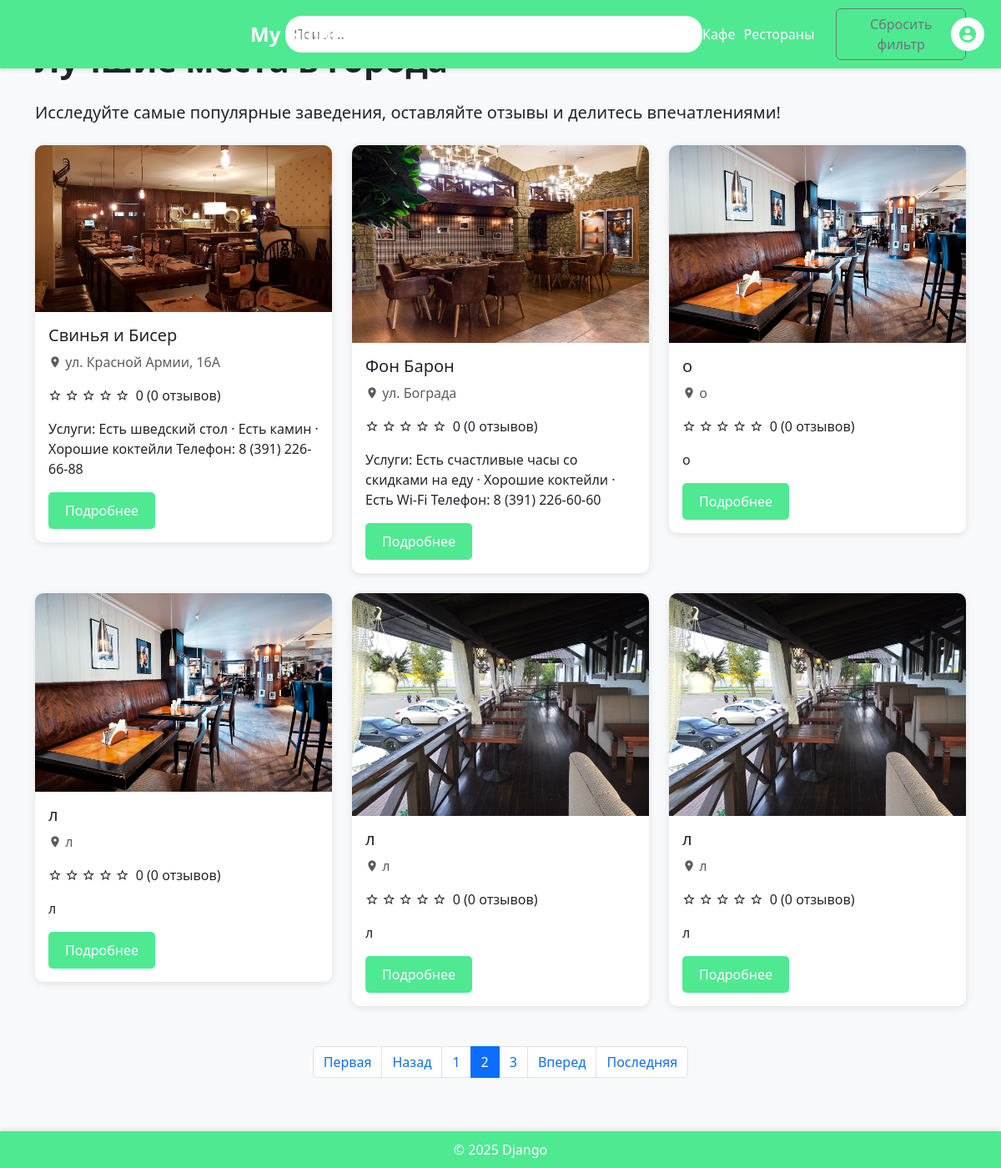
The app's page /?page=2 (signed in) with its own data.
### places/models.py (models this page shows, shortened)
class Place(models.Model):
    CATEGORY_CHOICES = [
        ('cafe', 'Кафе'),
        ('restaurant', 'Ресторан'),
        ('other', 'Другое'),
    ]
    title = models.CharField(max_length=200)
    address = models.CharField(max_length=200)
    description = models.TextField()
    image = models.ImageField(upload_to='places/', blank=True, null=True)
    category = models.CharField(
        max_length=20,
        choices=CATEGORY_CHOICES,
        default='other'
    )  # Новое поле для категории
    created_at = models.DateTimeField(auto_now_add=True)
    def average_rating(self):
        return self.reviews.all().aggregate(Avg('rating'))['rating__avg'] or 0

### places/views.py (the view)
# urls.py: path('', places_views.places, name='home'),  # Перенаправление с корня на places
def places(request):
    all_places = Place.objects.all()
    paginator = Paginator(all_places, 6)  # 6 мест на страницу
    page_number = request.GET.get('page')
    page_obj = paginator.get_page(page_number)
    return render(request, 'places/places.html', {'page_obj': page_obj})

### places/templates/places/places.html (shortened to what this page needs)
<!DOCTYPE html>
<html lang="ru">
<head>
    <link href="https://cdn.jsdelivr.net/npm/bootstrap@5.3.0-alpha1/dist/css/bootstrap.min.css" rel="stylesheet">
    <link href="https://cdn.jsdelivr.net/npm/@mdi/font@6.9.96/css/materialdesignicons.min.css" rel="stylesheet">
</head>
<body>
    <header class="header">
        <div class="container d-flex justify-content-between align-items-center">
            <a href="{% url 'places' %}" class="text-white text-decoration-none logo">
                My Guide
            </a>
            <form method="get" action="{% url 'places' %}">
                <input type="text" name="q" placeholder="Поиск..." class="search-bar" value="{{ query|default_if_none:'' }}">
            </form>
            <div class="categories d-flex align-items-center">
                <a href="{% url 'places' %}?category=cafe" class="category-link {% if current_category == 'cafe' %}active{% endif %}">
                    Кафе
                </a>
                <a href="{% url 'places' %}?category=restaurant" class="category-link {% if current_category == 'restaurant' %}active{% endif %}">
                    Рестораны
                </a>
                <a href="{% url 'places' %}" class="btn btn-outline-secondary ms-3">Сбросить фильтр</a>
            </div>
            <div class="user-menu">
                {% if user.is_authenticated %}
                    <div class="user-icon" id="userIcon">
                        <i class="mdi mdi-account-circle mdi-24px"></i>
                    </div>
                {% else %}
                    <div>
                        <a href="{% url 'login' %}" class="btn btn-outline-light">Войти</a>
                        <a href="{% url 'register' %}" class="btn btn-primary ms-2">Зарегистрироваться</a>
                    </div>
                {% endif %}
            </div>
        </div>
    </header>
    <main class="container py-5">
        {% block content %}
        <h1 class="mb-4 fw-bold">Лучшие места в города</h1>
        {% if query %}
        <p class="lead mb-4">Результаты поиска: "{{ query }}"</p>
        {% else %}
        <p class="lead mb-4">Исследуйте самые популярные заведения, оставляйте отзывы и делитесь впечатлениями!</p>
        {% endif %}
        <div class="row row-cols-1 row-cols-md-2 row-cols-lg-3 g-4">
            {% for place in page_obj %}
            <div class="col">
                <div class="card place-card">
                    <img src="{{ place.image.url }}" class="card-img-top" alt="{{ place.title }}">
                    <div class="card-body">
                        <h5 class="card-title">{{ place.title }}</h5>
                        <p class="card-text text-muted">
                            <i class="mdi mdi-map-marker"></i> {{ place.address }}
                        </p>
                        <div class="d-flex mb-3 align-items-center">
                            <div class="rating me-2">
                                {% for i in "12345" %}
                                    {% if i <= place.average_rating|floatformat:0 %}
                                        <i class="mdi mdi-star"></i>
                                    {% else %}
                                        <i class="mdi mdi-star-outline"></i>
                                    {% endif %}
                                {% endfor %}
                            </div>
                            <span>{{ place.average_rating }} ({{ place.reviews.count }} отзывов)</span>
                        </div>
                        <p class="card-text mb-3">{{ place.description }}</p>
                        <a href="{% url 'place_detail' place.id %}" class="btn btn-primary">Подробнее</a>
                    </div>
                </div>
            </div>
            {% empty %}
            <div class="col-12">
                <p>Места не найдены.</p>
            </div>
            {% endfor %}
        </div>
        <nav aria-label="Page navigation">
            <ul class="pagination justify-content-center">
                {% if page_obj.has_previous %}
                    <li class="page-item">
                        <a class="page-link" href="?{% if request.GET.q %}q={{ request.GET.q }}&{% endif %}page=1">Первая</a>
                    </li>
                    <li class="page-item">
                        <a class="page-link" href="?{% if request.GET.q %}q={{ request.GET.q }}&{% endif %}page={{ page_obj.previous_page_number }}">Назад</a>
                    </li>
                {% endif %}
                {% for i in page_obj.paginator.page_range %}
                    {% if page_obj.number == i %}
                        <li class="page-item active" aria-current="page">
                            <span class="page-link">{{ i }}</span>
                        </li>
                    {% elif i > page_obj.number|add:'-3' and i < page_obj.number|add:'3' %}
                        <li class="page-item">
                            <a class="page-link" href="?{% if request.GET.q %}q={{ request.GET.q }}&{% endif %}page={{ i }}">{{ i }}</a>
                        </li>
                    {% elif forloop.first %}
                        <li class="page-item">
                            <a class="page-link" href="?{% if request.GET.q %}q={{ request.GET.q }}&{% endif %}page=1">1</a>
                        </li>
                    {% elif forloop.last %}
                        <li class="page-item">
                            <a class="page-link" href="?{% if request.GET.q %}q={{ request.GET.q }}&{% endif %}page={{ page_obj.paginator.num_pages }}">{{ page_obj.paginator.num_pages }}</a>
                        </li>
                    {% endif %}
                {% endfor %}
                {% if page_obj.has_next %}
                    <li class="page-item">
                        <a class="page-link" href="?{% if request.GET.q %}q={{ request.GET.q }}&{% endif %}page={{ page_obj.next_page_number }}">Вперед</a>
                    </li>
                    <li class="page-item">
                        <a class="page-link" href="?{% if request.GET.q %}q={{ request.GET.q }}&{% endif %}page={{ page_obj.paginator.num_pages }}">Последняя</a>
                    </li>
                {% endif %}
            </ul>
        </nav>
        {% endblock %}
    </main>
    <footer class="footer">
        <div class="container">
            &copy; 2025 Django
        </div>
    </footer>
</body>
</html>

### places/templates/places/places.html (style rules this page uses)
:root { --primary-color: #4fe992; --secondary-color: #3a9461; --primary-gradient: linear-gradient(to right, var(--primary-color), var(--secondary-color)); }
body { font-family: 'Segoe UI', Tahoma, Geneva, Verdana, sans-serif; min-height: 100vh; display: flex; flex-direction: column; background-color: #f8f9fa; }
.header { background: #4fe992; color: white; padding: 10px 0; box-shadow: 0 2px 5px rgba(0, 0, 0, 0.1); width: 100%; position: fixed; top: 0; left: 0; z-index: 100; }
.logo { position: absolute; left: 300px; top: 50%; transform: translateY(-50%); font-weight: 700; font-size: 1.5rem; }
.search-bar { margin-left: 300px; width: 500px; border: none; outline: none; border-radius: 20px; padding: 10px; font-size: 16px; }
.categories { display: flex; gap: 10px; color: white; }
.category-link { color: white; text-decoration: none; transition: color 0.3s ease; }
.user-menu { position: absolute; top: 50%; transform: translateY(-50%); right: 20px; }
.user-icon { width: 40px; height: 40px; display: flex; align-items: center; justify-content: center; border-radius: 50%; background-color: rgba(255, 255, 255, 0.9); color: var(--primary-color); cursor: pointer; transition: all 0.2s ease; }
.user-icon { width: 40px; height: 40px; border-radius: 50%; display: flex; align-items: center; justify-content: center; background-color: white; color: var(--primary-color); cursor: pointer; transition: all 0.3s ease; position: relative; }
.footer { background: #4fe992; color: white; text-align: center; padding: 10px 0; box-shadow: 0 -2px 5px rgba(0, 0, 0, 0.1); }
.place-card { border: none; box-shadow: 0 2px 8px rgba(0, 0, 0, 0.1); transition: transform 0.3s ease; border-radius: 10px; overflow: hidden; }
.btn-primary { background-color: #4fe992; border: none; color: white; padding: 10px 20px; border-radius: 5px; transition: background-color 0.3s ease; }

### records on screen
Place: image (picture), title "Свинья и Бисер", address "ул. Красной Армии, 16А", average_rating "0", reviews.count "0", description "Услуги: Есть шведский стол · Есть камин · Хорошие коктейли Телефон: 8 (391) 226-66-88"
Place: image (picture), title "Фон Барон", address "ул. Бограда", average_rating "0", reviews.count "0", description "Услуги: Есть счастливые часы со скидками на еду · Хорошие коктейли · Есть Wi-Fi Телефон: 8 (391) 226-60-60"
Place: image (picture), title "о", address "о", average_rating "0", reviews.count "0", description "о"
Place: image (picture), title "л", address "л", average_rating "0", reviews.count "0", description "л"
Place: image (picture), title "л", address "л", average_rating "0", reviews.count "0", description "л"
Place: image (picture), title "л", address "л", average_rating "0", reviews.count "0", description "л"

### other values on screen
{{ i }} "1" "3"
{{ i }} "2"
